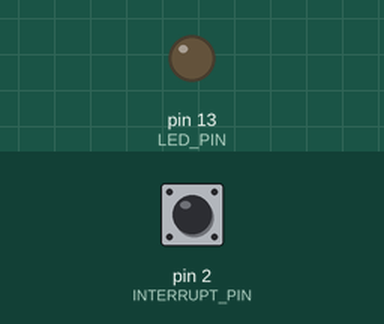
Recording of a sketch running on a simulated Arduino Uno, built with avr-gcc and run on an emulated ATmega328P. On the bench: output pins drawn as LEDs (lit = HIGH). The inputs (shaded band) are chosen by the test bench; at power-on: pin 2 (INTERRUPT_PIN) HIGH.

Above: at 1.2 s.
1.3 s: pin 2 (INTERRUPT_PIN) pulled LOW for 0.15 s
At 1.9 s:
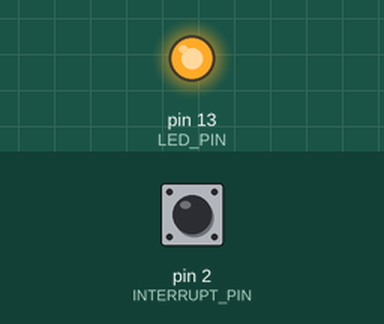
2.9 s: pin 2 (INTERRUPT_PIN) pulled LOW for 1 s
At 4.3 s:
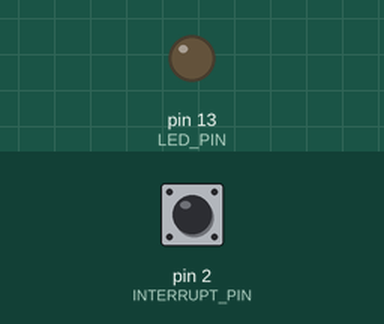
5.4 s: pin 2 (INTERRUPT_PIN) pulled LOW for 3.2 s
At 6.2 s:
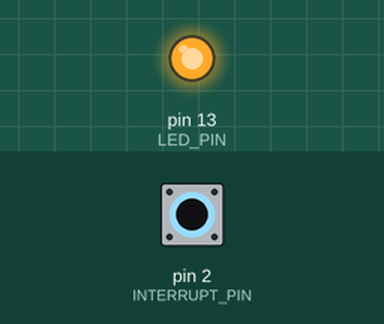
Timing chart, 0 to 8.4 s (numbered marks = the images above; inputs shaded):
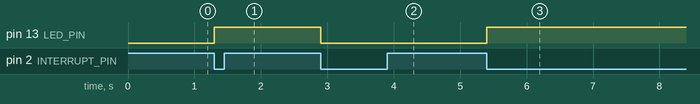

The sketch:

attachInterrupt.ino
```cpp
#include <Arduino.h>

/*
Using attachInterrupt()

James H. Bannock
Norges teknisk-naturvitenskapelige universitet (NTNU)

This example toggles the LED with every press of a button

Notes:
  - connect a push button switch to PIN 2
  - we are focusing on falling-edge detection (5V -> GND), the input is normally
    high and will be pulled low when the button is pressed, therefore we are
    detecting the moment the switch is pressed (as opposed to the rising-edge
    which will detect GND -> 5V transition)
  - attachInterrupt requires a function name to be provided to act as the
    interrupt function, here it is called toggleLed()
  - digitalPinToInterrupt(pin) is required to convert physical pin number to
    lower-level registry values

*/

#define LED_PIN 13
#define INTERRUPT_PIN 2

bool ledState = LOW;

void setup() {
  pinMode(LED_PIN, OUTPUT);
  pinMode(INTERRUPT_PIN, INPUT_PULLUP); // pull-up to pin voltage to 5V
  attachInterrupt(digitalPinToInterrupt(INTERRUPT_PIN), toggleLed, FALLING);
}

void loop() {}

void toggleLed() {
  ledState = !ledState; // ! means not, here ledState is flipped
  digitalWrite(LED_PIN, ledState);
}
```

Measured:
- after the input at 1.3 s, pin 13 (LED_PIN): LOW → HIGH at once
- after the input at 2.9 s, pin 13 (LED_PIN): HIGH → LOW at once
- after the input at 5.4 s, pin 13 (LED_PIN): LOW → HIGH at once
